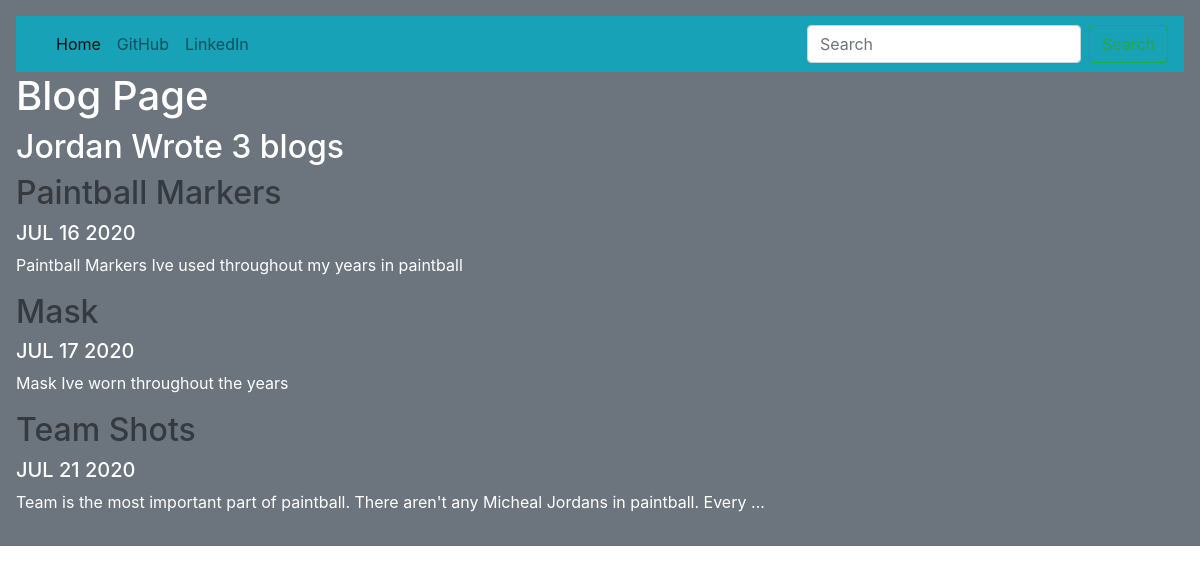
Screenshot of /blog/ with the database file from the repository.
### blog/models.py (models this page shows, shortened)
class Blog(models.Model):
    title = models.CharField(max_length = 200)
    description = models.TextField(max_length = 200)
    date = models.DateField()
    image = models.ImageField(upload_to = 'portfolio/images/')
    image_title = models.CharField(max_length = 200)
    image_description = models.TextField(max_length = 200)
    image2 = models.ImageField(upload_to = 'portfolio/images/')
    image_title2 = models.CharField(max_length = 200)
    image_description2 = models.TextField(max_length = 200)
    image3 = models.ImageField(upload_to = 'portfolio/images/')
    image_title3 = models.CharField(max_length = 200)
    image_description3 = models.TextField(max_length = 200)
    image4 = models.ImageField(upload_to = 'portfolio/images/')
    image_title4 = models.CharField(max_length = 200)
    image_description4 = models.TextField(max_length = 200)
    image5 = models.ImageField(upload_to = 'portfolio/images/')
    image_title5 = models.CharField(max_length = 200)
    image_description5 = models.TextField(max_length = 200)
    image6 = models.ImageField(upload_to = 'portfolio/images/')
    image_title6 = models.CharField(max_length = 200)
    image_description6 = models.TextField(max_length = 200)

### blog/views.py (the view)
# urls.py: path('', views.all_blogs, name= 'all_blogs'),
def all_blogs(request):
    blogs = Blog.objects.all()
    return render(request, 'blog/all_blogs.html', {'blogs':blogs})

### blog/templates/blog/all_blogs.html
{% extends 'main/base.html' %}
{% block content %}
<h1>Blog Page</h1>
<h2>Jordan Wrote {{ blogs.count }} blog{{ blogs.count|pluralize }}</h2>
{% for blog in blogs %}
<a href="{% url 'blog:detail' blog.id %}" class= "text-dark"><h2>{{ blog.title }}</h2></a>
<h5>{{ blog.date|date:'M d Y'|upper }}</h5>
<p>{{ blog.description|truncatechars:100 }}</p>
{% endfor %}
{% endblock %}

### rows the page displays
Blog: title "Paintball Markers", date "JUL 16 2020", description "Paintball Markers Ive used throughout my years in paintball"
Blog: title "Mask", date "JUL 17 2020", description "Mask Ive worn throughout the years"
Blog: title "Team Shots", date "JUL 21 2020", description "Team is the most important part of paintball. There aren't any Micheal Jordans in paintball. Every …"

### other values shown
{{ blogs.count }} "3"
